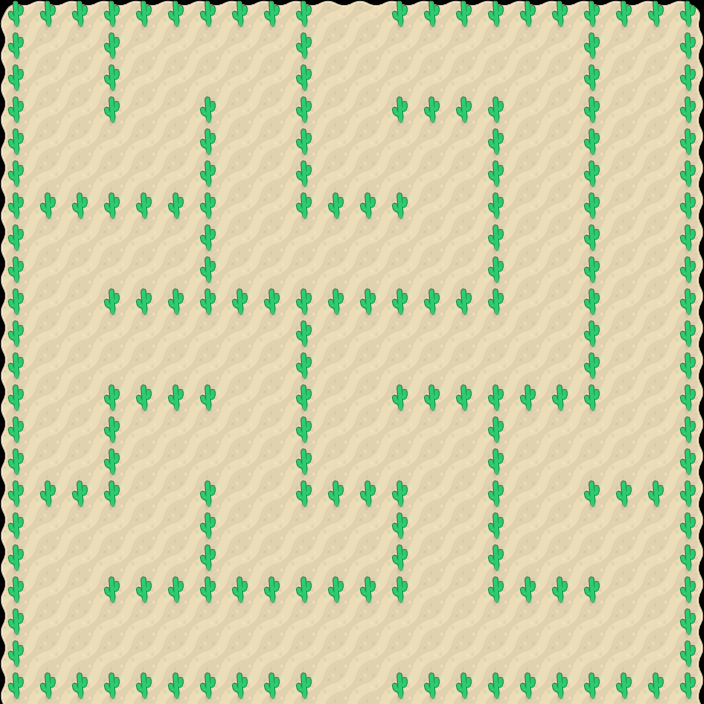

This game map was drawn from its Tiled (.tmx) file and the tilesets committed beside it. A one-line description and the full map source follow:
An orthogonal 22x22 tile map with 32x32 px tiles, 2 tile layers (Tile Layer 1, Trees).

<map version="1.0" orientation="orthogonal" renderorder="right-down" width="22" height="22" tilewidth="32" tileheight="32" nextobjectid="1">
 <tileset firstgid="1" name="mapPack_tilesheet" tilewidth="32" tileheight="32" tilecount="204" columns="17">
  <image source="../Tilesheet/mapPack_tilesheet_small.png" width="544" height="384" />
 </tileset>
 <layer name="Tile Layer 1" width="22" height="22">
  <data encoding="csv">
1,2,2,2,2,2,2,2,2,2,2,2,2,2,2,2,2,2,2,2,2,3,
18,19,19,19,19,19,19,19,19,19,19,19,19,19,19,19,19,19,19,19,19,20,
18,19,19,19,19,19,19,19,19,19,19,19,19,19,19,19,19,19,19,19,19,20,
18,19,19,19,19,19,19,19,19,19,19,19,19,19,19,19,19,19,19,19,19,20,
18,19,19,19,19,19,19,19,19,19,19,19,19,19,19,19,19,19,19,19,19,20,
18,19,19,19,19,19,19,19,19,19,19,19,19,19,19,19,19,19,19,19,19,20,
18,19,19,19,19,19,19,19,19,19,19,19,19,19,19,19,19,19,19,19,19,20,
18,19,19,19,19,19,19,19,19,19,19,19,19,19,19,19,19,19,19,19,19,20,
18,19,19,19,19,19,19,19,19,19,19,19,19,19,19,19,19,19,19,19,19,20,
18,19,19,19,19,19,19,19,19,19,19,19,19,19,19,19,19,19,19,19,19,20,
18,19,19,19,19,19,19,19,19,19,19,19,19,19,19,19,19,19,19,19,19,20,
18,19,19,19,19,19,19,19,19,19,19,19,19,19,19,19,19,19,19,19,19,20,
18,19,19,19,19,19,19,19,19,19,19,19,19,19,19,19,19,19,19,19,19,20,
18,19,19,19,19,19,19,19,19,19,19,19,19,19,19,19,19,19,19,19,19,20,
18,19,19,19,19,19,19,19,19,19,19,19,19,19,19,19,19,19,19,19,19,20,
18,19,19,19,19,19,19,19,19,19,19,19,19,19,19,19,19,19,19,19,19,20,
18,19,19,19,19,19,19,19,19,19,19,19,19,19,19,19,19,19,19,19,19,20,
18,19,19,19,19,19,19,19,19,19,19,19,19,19,19,19,19,19,19,19,19,20,
18,19,19,19,19,19,19,19,19,19,19,19,19,19,19,19,19,19,19,19,19,20,
18,19,19,19,19,19,19,19,19,19,19,19,19,19,19,19,19,19,19,19,19,20,
18,19,19,19,19,19,19,19,19,19,19,19,19,19,19,19,19,19,19,19,19,20,
18,19,19,19,19,19,19,19,19,19,19,19,19,19,19,19,19,19,19,19,19,20
</data>
 </layer>
 <layer name="Trees" width="22" height="22">
  <data encoding="csv">
39,39,39,39,39,39,39,39,39,39,0,0,39,39,39,39,39,39,39,39,39,39,
39,0,0,39,0,0,0,0,0,39,0,0,0,0,0,0,0,0,39,0,0,39,
39,0,0,39,0,0,0,0,0,39,0,0,0,0,0,0,0,0,39,0,0,39,
39,0,0,39,0,0,39,0,0,39,0,0,39,39,39,39,0,0,39,0,0,39,
39,0,0,0,0,0,39,0,0,39,0,0,0,0,0,39,0,0,39,0,0,39,
39,0,0,0,0,0,39,0,0,39,0,0,0,0,0,39,0,0,39,0,0,39,
39,39,39,39,39,39,39,0,0,39,39,39,39,0,0,39,0,0,39,0,0,39,
39,0,0,0,0,0,39,0,0,0,0,0,0,0,0,39,0,0,39,0,0,39,
39,0,0,0,0,0,39,0,0,0,0,0,0,0,0,39,0,0,39,0,0,39,
39,0,0,39,39,39,39,39,39,39,39,39,39,39,39,39,0,0,39,0,0,39,
39,0,0,0,0,0,0,0,0,39,0,0,0,0,0,0,0,0,39,0,0,39,
39,0,0,0,0,0,0,0,0,39,0,0,0,0,0,0,0,0,39,0,0,39,
39,0,0,39,39,39,39,0,0,39,0,0,39,39,39,39,39,39,39,0,0,39,
39,0,0,39,0,0,0,0,0,39,0,0,0,0,0,39,0,0,0,0,0,39,
39,0,0,39,0,0,0,0,0,39,0,0,0,0,0,39,0,0,0,0,0,39,
39,39,39,39,0,0,39,0,0,39,39,39,39,0,0,39,0,0,39,39,39,39,
39,0,0,0,0,0,39,0,0,0,0,0,39,0,0,39,0,0,0,0,0,39,
39,0,0,0,0,0,39,0,0,0,0,0,39,0,0,39,0,0,0,0,0,39,
39,0,0,39,39,39,39,39,39,39,39,39,39,0,0,39,39,39,39,0,0,39,
39,0,0,0,0,0,0,0,0,0,0,0,0,0,0,0,0,0,0,0,0,39,
39,0,0,0,0,0,0,0,0,0,0,0,0,0,0,0,0,0,0,0,0,39,
39,39,39,39,39,39,39,39,39,39,0,0,39,39,39,39,39,39,39,39,39,39
</data>
 </layer>
</map>
